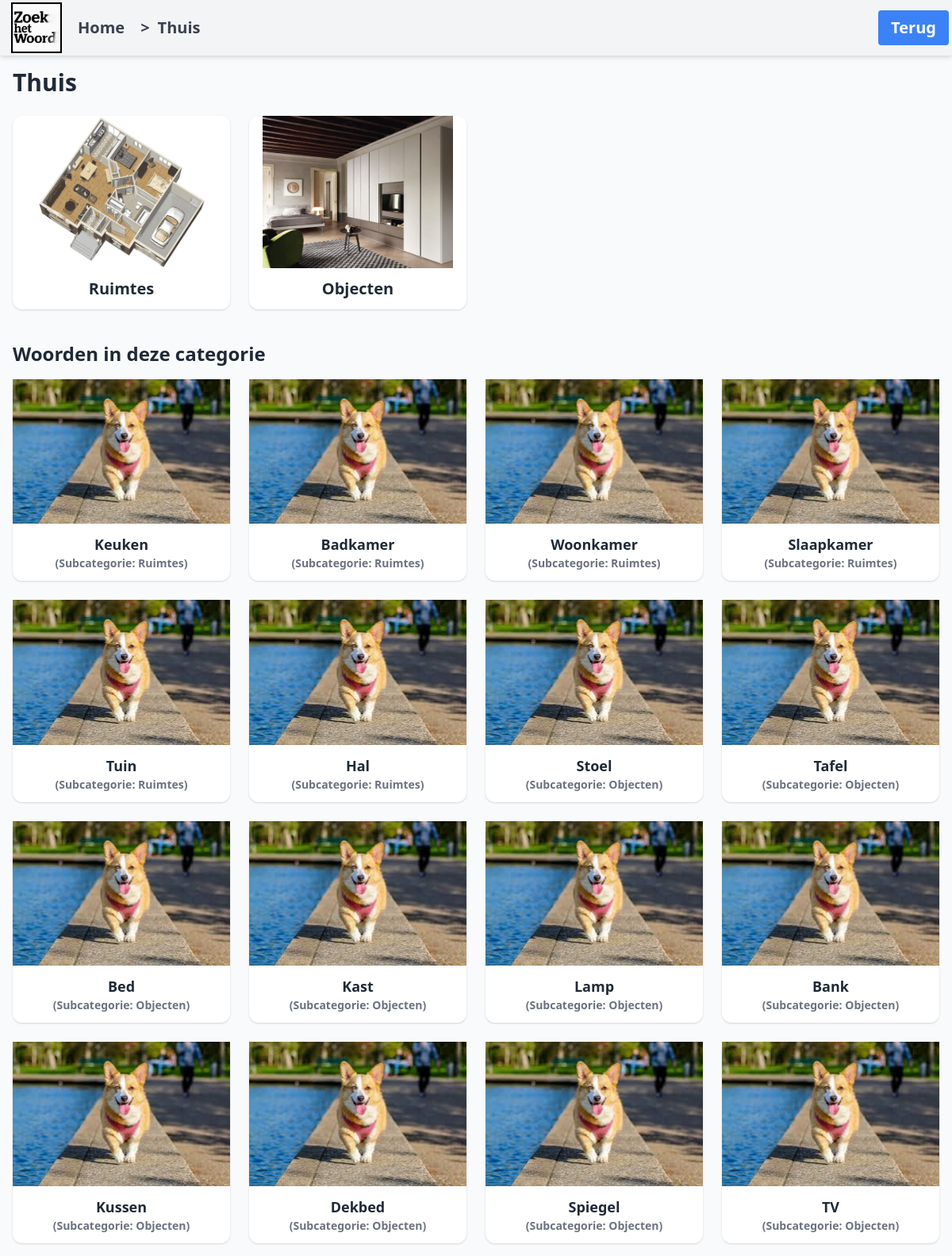
Page /category/1/ on the committed database.
### ftwapp/models.py (models this page shows, shortened)
class Category(models.Model):
    name = models.CharField(max_length=100)
    image = models.ImageField(upload_to='categories/')
    parent = models.ForeignKey('self', null=True, blank=True, related_name='child_categories', on_delete=models.CASCADE)

class Subcategory(models.Model):
    name = models.CharField(max_length=200)
    category = models.ForeignKey(Category, related_name='subcategories', on_delete=models.CASCADE)
    image = models.ImageField(upload_to='subcategories/', blank=True, null=True)

class Word(models.Model):
    name = models.CharField(max_length=100)
    image = models.ImageField(upload_to='words/', blank=True, null=True)
    category = models.ForeignKey(Category, on_delete=models.CASCADE,related_name='words', null=True, blank=True)
    subcategory = models.ForeignKey(Subcategory, on_delete=models.CASCADE, related_name='words', null=True, blank=True)
    description = models.TextField(blank=True, null=True)

### ftwapp/views.py (the view)
# urls.py: path('category/<int:category_id>/', views.category_detail, name='category_detail'),
def category_detail(request, category_id):
    category = get_object_or_404(Category, id=category_id)
    subcategories = category.subcategories.all()
    direct_words = Word.objects.filter(category=category)
    subcategory_words = Word.objects.filter(subcategory__in=subcategories)
    words = direct_words | subcategory_words
    words = words.distinct()
    return render(request, 'category_detail.html', {
        'category': category,
        'subcategories': subcategories,
        'words': words,
    })

### ftwapp/templates/category_detail.html (shortened to what this page needs)
{% extends "base.html" %}
{% load static %}
{% block nav_button %}
<a href="{% url 'home' %}" class="bg-blue-500 text-white px-4 py-2 rounded hover:bg-blue-600 transition">Terug</a>
{% endblock %}
{% block breadcrumbs %}
<div class="breadcrumbs">
    <a href="{% url 'category_detail' category.pk %}"><span>&gt;</span>{{ category.name }}</a>
</div>
{% endblock %}
{% block content %}
<h1 class="text-3xl font-bold mb-6">{{ category.name }}</h1>
<div class="grid grid-cols-1 sm:grid-cols-2 md:grid-cols-3 lg:grid-cols-4 gap-6">
    {% for subcategory in subcategories %}
    <a href="{% url 'subcategory_detail' subcategory.pk %}"
        class="flex flex-col bg-white rounded-xl shadow hover:scale-105 transition transform duration-200">
        {% if subcategory.image %}
        <div class="w-full h-48 bg-center bg-contain bg-no-repeat"
            style="background-image: url('{{ subcategory.image.url }}');"></div>
        {% else %}
        <img src="{% static 'images/default.jpg' %}" alt="">
        {% endif %}
        <div class="text-center text-xl font-bold py-3">{{ subcategory.name }}</div>
    </a>
    {% endfor %}
</div>
{% if words %}
<h2 class="text-2xl font-bold mt-10 mb-4">Woorden in deze categorie</h2>
<div class="grid grid-cols-1 sm:grid-cols-2 md:grid-cols-3 lg:grid-cols-4 gap-6">
    {% for word in words %}
    <a href="{% url 'word_detail' word.pk %}"
        class="flex flex-col bg-white rounded-xl shadow hover:scale-105 transition transform duration-200">
        {% if word.image %}
        <div class="w-full h-48 bg-center bg-contain bg-no-repeat"
            style="background-image: url('{{ word.image.url }}');"></div>
        {% else %}
        <img src="{% static 'images/default.jpg' %}" alt="">
        {% endif %}
        <div class="text-center text-lg font-bold py-3">
            {{ word.name }}
            {% if word.subcategory %}
            <div class="text-sm text-gray-500">(Subcategorie: {{ word.subcategory.name }})</div>
            {% endif %}
        </div>
    </a>
    {% endfor %}
</div>
{% else %}
<p class="mt-6 text-gray-600">Geen woorden gevonden in deze categorie.</p>
{% endif %}
{% endblock %}

### static/styles.css (style rules this page uses)
nav a, nav button { font-size: 20px; padding: 12px 10px; text-decoration: none; border: none; background: none; cursor: pointer; color: inherit; }
.breadcrumbs { display: flex; align-items: center; gap: 4px; }
.breadcrumbs a { display: flex; align-items: center; gap: 10px; text-decoration: none; color: inherit; }
.breadcrumbs span { font-size: 20px; }

### rows in the picture
Category: name "Thuis"
Subcategory: image (picture), name "Ruimtes"
Subcategory: image (picture), name "Objecten"
Word: name "Keuken", subcategory.name "Ruimtes"
Word: name "Badkamer", subcategory.name "Ruimtes"
Word: name "Woonkamer", subcategory.name "Ruimtes"
Word: name "Slaapkamer", subcategory.name "Ruimtes"
Word: name "Tuin", subcategory.name "Ruimtes"
Word: name "Hal", subcategory.name "Ruimtes"
Word: name "Stoel", subcategory.name "Objecten"
Word: name "Tafel", subcategory.name "Objecten"
Word: name "Bed", subcategory.name "Objecten"
Word: name "Kast", subcategory.name "Objecten"
Word: name "Lamp", subcategory.name "Objecten"
Word: name "Bank", subcategory.name "Objecten"
Word: name "Kussen", subcategory.name "Objecten"
Word: name "Dekbed", subcategory.name "Objecten"
Word: name "Spiegel", subcategory.name "Objecten"
Word: name "TV", subcategory.name "Objecten"
